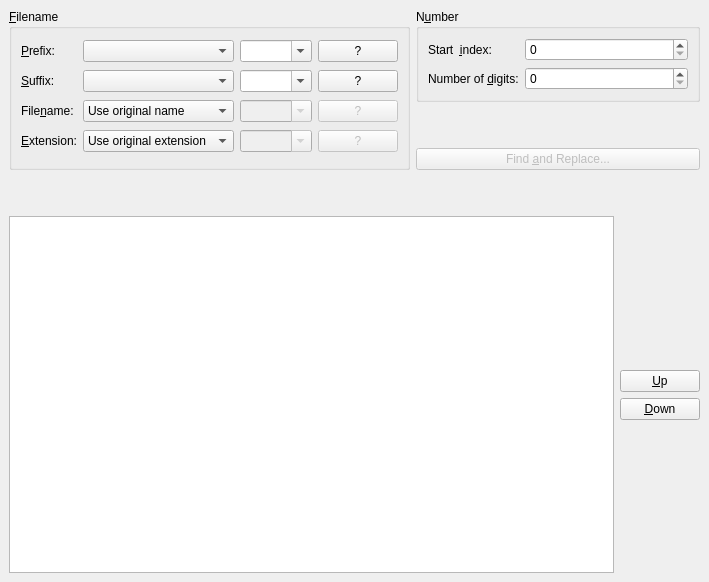
<ui version="4.0" >
 <class>KRenameSimple</class>
 <widget class="QWidget" name="KRenameSimple" >
  <property name="geometry" >
   <rect>
    <x>0</x>
    <y>0</y>
    <width>709</width>
    <height>582</height>
   </rect>
  </property>
  <property name="windowTitle" >
   <string>Form</string>
  </property>
  <layout class="QVBoxLayout" >
   <property name="spacing" >
    <number>6</number>
   </property>
   <property name="leftMargin" >
    <number>9</number>
   </property>
   <property name="topMargin" >
    <number>9</number>
   </property>
   <property name="rightMargin" >
    <number>9</number>
   </property>
   <property name="bottomMargin" >
    <number>9</number>
   </property>
   <item>
    <layout class="QHBoxLayout" >
     <property name="spacing" >
      <number>6</number>
     </property>
     <property name="leftMargin" >
      <number>0</number>
     </property>
     <property name="topMargin" >
      <number>0</number>
     </property>
     <property name="rightMargin" >
      <number>0</number>
     </property>
     <property name="bottomMargin" >
      <number>0</number>
     </property>
     <item>
      <widget class="QGroupBox" name="groupFilename" >
       <property name="title" >
        <string>&amp;Filename</string>
       </property>
       <layout class="QGridLayout" >
        <property name="leftMargin" >
         <number>9</number>
        </property>
        <property name="topMargin" >
         <number>9</number>
        </property>
        <property name="rightMargin" >
         <number>9</number>
        </property>
        <property name="bottomMargin" >
         <number>9</number>
        </property>
        <property name="horizontalSpacing" >
         <number>6</number>
        </property>
        <property name="verticalSpacing" >
         <number>6</number>
        </property>
        <item row="1" column="0" >
         <widget class="QLabel" name="lblSuffix" >
          <property name="text" >
           <string>&amp;Suffix:</string>
          </property>
          <property name="buddy" >
           <cstring>comboSuffixCustom</cstring>
          </property>
         </widget>
        </item>
        <item row="3" column="3" >
         <widget class="QPushButton" name="buttonHelp4" >
          <property name="enabled" >
           <bool>false</bool>
          </property>
          <property name="text" >
           <string>?</string>
          </property>
         </widget>
        </item>
        <item row="2" column="3" >
         <widget class="QPushButton" name="buttonHelp3" >
          <property name="enabled" >
           <bool>false</bool>
          </property>
          <property name="text" >
           <string>?</string>
          </property>
         </widget>
        </item>
        <item row="2" column="2" >
         <widget class="ExtHistoryCombo" name="comboFilenameCustom" >
          <property name="enabled" >
           <bool>false</bool>
          </property>
          <property name="sizePolicy" >
           <sizepolicy vsizetype="Fixed" hsizetype="Expanding" >
            <horstretch>2</horstretch>
            <verstretch>0</verstretch>
           </sizepolicy>
          </property>
          <property name="editable" >
           <bool>true</bool>
          </property>
         </widget>
        </item>
        <item row="2" column="1" >
         <widget class="QComboBox" name="comboFilename" >
          <property name="sizePolicy" >
           <sizepolicy vsizetype="Fixed" hsizetype="Expanding" >
            <horstretch>3</horstretch>
            <verstretch>0</verstretch>
           </sizepolicy>
          </property>
          <item>
           <property name="text" >
            <string>Use original name</string>
           </property>
          </item>
          <item>
           <property name="text" >
            <string>Convert to lower case</string>
           </property>
          </item>
          <item>
           <property name="text" >
            <string>Convert to upper case</string>
           </property>
          </item>
          <item>
           <property name="text" >
            <string>Capitalize</string>
           </property>
          </item>
          <item>
           <property name="text" >
            <string>Custom name</string>
           </property>
          </item>
         </widget>
        </item>
        <item row="2" column="0" >
         <widget class="QLabel" name="lblFilename" >
          <property name="text" >
           <string>File&amp;name:</string>
          </property>
          <property name="buddy" >
           <cstring>comboFilenameCustom</cstring>
          </property>
         </widget>
        </item>
        <item row="1" column="3" >
         <widget class="QPushButton" name="buttonHelp2" >
          <property name="text" >
           <string>?</string>
          </property>
         </widget>
        </item>
        <item row="1" column="2" >
         <widget class="ExtHistoryCombo" name="comboSuffixCustom" >
          <property name="sizePolicy" >
           <sizepolicy vsizetype="Fixed" hsizetype="Expanding" >
            <horstretch>2</horstretch>
            <verstretch>0</verstretch>
           </sizepolicy>
          </property>
          <property name="editable" >
           <bool>true</bool>
          </property>
         </widget>
        </item>
        <item row="1" column="1" >
         <widget class="QComboBox" name="comboSuffix" >
          <property name="sizePolicy" >
           <sizepolicy vsizetype="Fixed" hsizetype="Expanding" >
            <horstretch>3</horstretch>
            <verstretch>0</verstretch>
           </sizepolicy>
          </property>
          <item>
           <property name="text" >
            <string/>
           </property>
          </item>
          <item>
           <property name="text" >
            <string>Number</string>
           </property>
          </item>
          <item>
           <property name="text" >
            <string>Date</string>
           </property>
          </item>
         </widget>
        </item>
        <item row="0" column="3" >
         <widget class="QPushButton" name="buttonHelp1" >
          <property name="text" >
           <string>?</string>
          </property>
         </widget>
        </item>
        <item row="0" column="0" >
         <widget class="QLabel" name="lblPrefix" >
          <property name="text" >
           <string>&amp;Prefix:</string>
          </property>
          <property name="buddy" >
           <cstring>comboPrefixCustom</cstring>
          </property>
         </widget>
        </item>
        <item row="3" column="0" >
         <widget class="QLabel" name="lblExtension" >
          <property name="text" >
           <string>&amp;Extension:</string>
          </property>
          <property name="buddy" >
           <cstring>comboExtensionCustom</cstring>
          </property>
         </widget>
        </item>
        <item row="0" column="1" >
         <widget class="QComboBox" name="comboPrefix" >
          <property name="sizePolicy" >
           <sizepolicy vsizetype="Fixed" hsizetype="Expanding" >
            <horstretch>3</horstretch>
            <verstretch>0</verstretch>
           </sizepolicy>
          </property>
          <item>
           <property name="text" >
            <string/>
           </property>
          </item>
          <item>
           <property name="text" >
            <string>Number</string>
           </property>
          </item>
          <item>
           <property name="text" >
            <string>Date</string>
           </property>
          </item>
         </widget>
        </item>
        <item row="3" column="1" >
         <widget class="QComboBox" name="comboExtension" >
          <property name="sizePolicy" >
           <sizepolicy vsizetype="Fixed" hsizetype="Expanding" >
            <horstretch>3</horstretch>
            <verstretch>0</verstretch>
           </sizepolicy>
          </property>
          <item>
           <property name="text" >
            <string>Use original extension</string>
           </property>
          </item>
          <item>
           <property name="text" >
            <string>Convert to lower case</string>
           </property>
          </item>
          <item>
           <property name="text" >
            <string>Convert to upper case</string>
           </property>
          </item>
          <item>
           <property name="text" >
            <string>Capitalize</string>
           </property>
          </item>
          <item>
           <property name="text" >
            <string>Custom extension</string>
           </property>
          </item>
         </widget>
        </item>
        <item row="0" column="2" >
         <widget class="ExtHistoryCombo" name="comboPrefixCustom" >
          <property name="sizePolicy" >
           <sizepolicy vsizetype="Fixed" hsizetype="Expanding" >
            <horstretch>2</horstretch>
            <verstretch>0</verstretch>
           </sizepolicy>
          </property>
          <property name="editable" >
           <bool>true</bool>
          </property>
         </widget>
        </item>
        <item row="3" column="2" >
         <widget class="ExtHistoryCombo" name="comboExtensionCustom" >
          <property name="enabled" >
           <bool>false</bool>
          </property>
          <property name="sizePolicy" >
           <sizepolicy vsizetype="Fixed" hsizetype="Expanding" >
            <horstretch>2</horstretch>
            <verstretch>0</verstretch>
           </sizepolicy>
          </property>
          <property name="editable" >
           <bool>true</bool>
          </property>
         </widget>
        </item>
       </layout>
      </widget>
     </item>
     <item>
      <layout class="QVBoxLayout" >
       <property name="spacing" >
        <number>6</number>
       </property>
       <property name="leftMargin" >
        <number>0</number>
       </property>
       <property name="topMargin" >
        <number>0</number>
       </property>
       <property name="rightMargin" >
        <number>0</number>
       </property>
       <property name="bottomMargin" >
        <number>0</number>
       </property>
       <item>
        <widget class="QGroupBox" name="groupNumber" >
         <property name="title" >
          <string>N&amp;umber</string>
         </property>
         <layout class="QGridLayout" >
          <property name="leftMargin" >
           <number>9</number>
          </property>
          <property name="topMargin" >
           <number>9</number>
          </property>
          <property name="rightMargin" >
           <number>9</number>
          </property>
          <property name="bottomMargin" >
           <number>9</number>
          </property>
          <property name="horizontalSpacing" >
           <number>6</number>
          </property>
          <property name="verticalSpacing" >
           <number>6</number>
          </property>
          <item row="1" column="1" >
           <widget class="QSpinBox" name="spinDigits" >
            <property name="sizePolicy" >
             <sizepolicy vsizetype="Fixed" hsizetype="Expanding" >
              <horstretch>2</horstretch>
              <verstretch>0</verstretch>
             </sizepolicy>
            </property>
           </widget>
          </item>
          <item row="0" column="1" >
           <widget class="QSpinBox" name="spinIndex" >
            <property name="sizePolicy" >
             <sizepolicy vsizetype="Fixed" hsizetype="Expanding" >
              <horstretch>2</horstretch>
              <verstretch>0</verstretch>
             </sizepolicy>
            </property>
           </widget>
          </item>
          <item row="1" column="0" >
           <widget class="QLabel" name="lblDigits" >
            <property name="text" >
             <string>Number of &amp;digits:</string>
            </property>
            <property name="buddy" >
             <cstring>spinDigits</cstring>
            </property>
           </widget>
          </item>
          <item row="0" column="0" >
           <widget class="QLabel" name="lblIndex" >
            <property name="text" >
             <string>Start  &amp;index:</string>
            </property>
            <property name="buddy" >
             <cstring>spinIndex</cstring>
            </property>
           </widget>
          </item>
         </layout>
        </widget>
       </item>
       <item>
        <spacer>
         <property name="orientation" >
          <enum>Qt::Vertical</enum>
         </property>
         <property name="sizeType" >
          <enum>QSizePolicy::Minimum</enum>
         </property>
         <property name="sizeHint" >
          <size>
           <width>20</width>
           <height>40</height>
          </size>
         </property>
        </spacer>
       </item>
       <item>
        <widget class="QPushButton" name="buttonFind" >
         <property name="enabled" >
          <bool>false</bool>
         </property>
         <property name="text" >
          <string>Find &amp;and Replace...</string>
         </property>
        </widget>
       </item>
      </layout>
     </item>
    </layout>
   </item>
   <item>
    <spacer>
     <property name="orientation" >
      <enum>Qt::Vertical</enum>
     </property>
     <property name="sizeType" >
      <enum>QSizePolicy::Minimum</enum>
     </property>
     <property name="sizeHint" >
      <size>
       <width>20</width>
       <height>40</height>
      </size>
     </property>
    </spacer>
   </item>
   <item>
    <layout class="QHBoxLayout" >
     <property name="spacing" >
      <number>6</number>
     </property>
     <property name="leftMargin" >
      <number>0</number>
     </property>
     <property name="topMargin" >
      <number>0</number>
     </property>
     <property name="rightMargin" >
      <number>0</number>
     </property>
     <property name="bottomMargin" >
      <number>0</number>
     </property>
     <item>
      <widget class="QTreeView" name="listPreview" >
       <property name="rootIsDecorated" >
        <bool>false</bool>
       </property>
       <property name="itemsExpandable" >
        <bool>false</bool>
       </property>
       <property name="allColumnsShowFocus" >
        <bool>true</bool>
       </property>
      </widget>
     </item>
     <item>
      <layout class="QVBoxLayout" >
       <property name="spacing" >
        <number>6</number>
       </property>
       <property name="leftMargin" >
        <number>0</number>
       </property>
       <property name="topMargin" >
        <number>0</number>
       </property>
       <property name="rightMargin" >
        <number>0</number>
       </property>
       <property name="bottomMargin" >
        <number>0</number>
       </property>
       <item>
        <spacer>
         <property name="orientation" >
          <enum>Qt::Vertical</enum>
         </property>
         <property name="sizeHint" >
          <size>
           <width>20</width>
           <height>40</height>
          </size>
         </property>
        </spacer>
       </item>
       <item>
        <widget class="QPushButton" name="buttonUp" >
         <property name="text" >
          <string>&amp;Up</string>
         </property>
        </widget>
       </item>
       <item>
        <widget class="QPushButton" name="buttonDown" >
         <property name="text" >
          <string>&amp;Down</string>
         </property>
        </widget>
       </item>
       <item>
        <spacer>
         <property name="orientation" >
          <enum>Qt::Vertical</enum>
         </property>
         <property name="sizeHint" >
          <size>
           <width>20</width>
           <height>40</height>
          </size>
         </property>
        </spacer>
       </item>
      </layout>
     </item>
    </layout>
   </item>
  </layout>
 </widget>
 <customwidgets>
  <customwidget>
   <class>ExtHistoryCombo</class>
   <extends>QComboBox</extends>
   <header>exthistorycombo.h</header>
  </customwidget>
 </customwidgets>
 <resources/>
 <connections/>
</ui>
